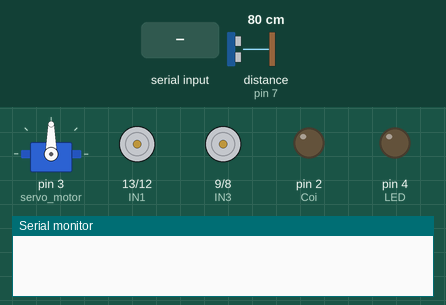
Recording of a sketch running on a simulated Arduino Uno, built with avr-gcc and run on an emulated ATmega328P. Parts: servo, motor-driver pin pairs drawn as motors (green arrow = first pin HIGH = forward, orange = second pin HIGH = backward, longer = more drive, scaled by the enable pin), output pins drawn as LEDs (lit = HIGH), the last lines printed to the serial monitor. Dashed ring = blinking. The test bench sets the inputs (shaded band); at power-on: distance to the obstacle (sensor on pin 7) 80 cm. The echo pulse lasts 58.3 µs per cm; pins used as bus, display or sensor lines are not drawn.

Above: at 3.2 s.
3.3 s: "TuDongTat" received over Serial
At 4.05 s:
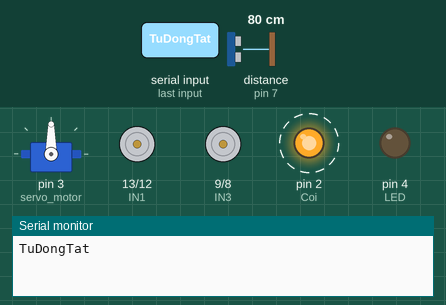
6.0 s: "TuDong" received over Serial
At 7.7 s:
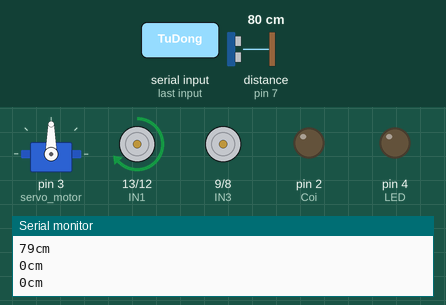
12.0 s: distance to the obstacle (sensor on pin 7) set to 44 cm
14.4 s: distance to the obstacle (sensor on pin 7) set to 38 cm
At 17.3 s:
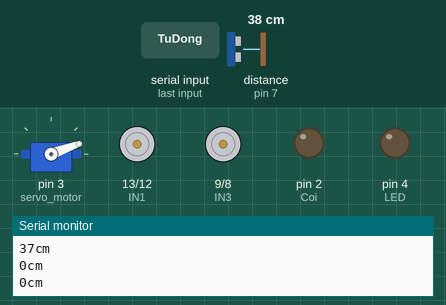
17.4 s: distance to the obstacle (sensor on pin 7) set to 43 cm
Timing chart, 0 to 21.4 s (numbered marks = the images above; inputs shaded):
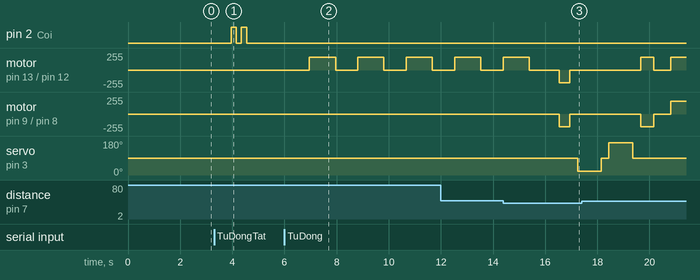

The sketch:

code.ino
```cpp
#include <Servo.h>

const int trigPin = 5;
const int echoPin = 7;

int IN1 = 13;
int IN2 = 12;
int ENA = 6;
int ENB = 11;
int IN3 = 9;
int IN4 = 8;

int LED = 4;
int Coi = 2;
int phu ;
#define maximumSpeed 190
#define maximum_distance 200
long duration;
int distance;
String readString;
Servo servo_motor;

void setup() {
  pinMode(trigPin, OUTPUT);
  pinMode(echoPin, INPUT);
  pinMode (ENA, OUTPUT);
  pinMode (ENB, OUTPUT);
  pinMode (IN1, OUTPUT);
  pinMode (IN2, OUTPUT);
  pinMode (IN3, OUTPUT);
  pinMode (IN4, OUTPUT);
  pinMode (LED, OUTPUT);
  pinMode (Coi, OUTPUT);
  Serial.begin(9600);
  servo_motor.attach(3);
  servo_motor.write(90);
  delay(2000);
}

void loop()
{
restart:
  while (Serial.available())
  {
    delay(50);
    char c = Serial.read();
    readString += c;
  }

  if (readString.length() > 0)
  {
    Serial.println(readString);
    if ((readString == "TuDongTat") || (readString == "TuDongTatTat") || (readString == "TuDongTatTatTat") || (readString == "TuDongTatTatTatTat") || (readString == "TuDongTatTatTatTatTat"))
    {
      phu = 0;
      delay(200);
      readString = "";
      digitalWrite(Coi, HIGH);
      delay(200);
      digitalWrite(Coi, LOW);
      delay(200);
      digitalWrite(Coi, HIGH);
      delay(200);
      digitalWrite(Coi, LOW);
      delay(200);
      Serial.println("phu = 0");
    }
    if (readString == "TuDong")
    {
      phu = 1;
      delay(50);
      Serial.println("phu = 1");
      delay (50);
    }
    ///////////////////////////////////////////////////
    if ((phu == 1) || (readString == "TuDong"))
    {
      digitalWrite(trigPin, LOW);
      delayMicroseconds(2);
      digitalWrite(trigPin, HIGH);
      delayMicroseconds(10);
      digitalWrite(trigPin, LOW);
      duration = pulseIn(echoPin, HIGH);
      distance = duration * 0.034 / 2;
      int distanceRight = 0;
      int distanceLeft = 0;
      delay(50);
      Serial.print(distance);
      Serial.println("cm");
      Serial.print(distanceRight);
      Serial.println("cm");
      Serial.print(distanceLeft);
      Serial.println("cm");
      delay(500);
      if (distance > 40)
      {
        TienLen();
        delay(1000);
        Dung();
        delay(200);
      }
      if (distance <= 40)
      {
        Dung();
        delay(300);
        LuiVe();
        delay(400);
        Dung();
        delay(300);
        distanceRight = lookRight();
        delay(300);
        distanceLeft = lookLeft();
        delay(300);
        if (distance >= distanceLeft)
        {
          rePhai();
          delay(500);
          Dung();
        }
        else {
          reTrai();
          delay(500);
          Dung();
        }
      }
      goto restart;

    }
    /////////////////////////////////////////////
    if (readString == "Tien")
    {
      TienLen();
    }

    if (readString == "Lui")
    {
      LuiVe();
    }

    if (readString == "Trai")
    {
      reTrai();
    }

    if (readString == "Phai")
    {
      rePhai();
    }

    if (readString == "Ngung")
    {
      Dung();
    }

    if (readString == "BatD")
    {
      digitalWrite (LED, HIGH);
    }

    if (readString == "TatD")
    {
      digitalWrite (LED, LOW);
    }

    if (readString == "Coi")
    {
      digitalWrite(Coi, HIGH);
    }

    if (readString == "TatCoi")
    {
      digitalWrite(Coi, LOW);
    }

    readString = "";
  }
}
int measure()
{
  digitalWrite(trigPin, LOW);
  delayMicroseconds(2);
  digitalWrite(trigPin, HIGH);
  delayMicroseconds(10);
  digitalWrite(trigPin, LOW);
  long duration = pulseIn(echoPin, HIGH);
  int distance = duration * 0.034 / 2;
  duration = pulseIn(echoPin, HIGH);
  distance = duration * 0.034 / 2;
  delay(300);
  return  distance;
}

int lookRight()
{
  servo_motor.write(20);
  delay(500);
  int  distance = measure();
  delay(100);
  servo_motor.write(90);
  return distance;
}

int lookLeft()
{
  servo_motor.write(170);
  delay(500);
  int  distance = measure();
  delay(100);
  servo_motor.write(90);
  return distance;
  delay(100);
}

void TienLen()
{
  digitalWrite(IN1, HIGH);
  digitalWrite(IN2, LOW);
  digitalWrite(IN3, HIGH);
  digitalWrite(IN4, LOW);

  for (int motorSpeed = 0; motorSpeed < maximumSpeed; motorSpeed++)
  {
    analogWrite(ENA, motorSpeed);
    //analogWrite(ENB, motorSpeed);
  }
}

void  LuiVe()
{
  digitalWrite(IN1, LOW);
  digitalWrite(IN2, HIGH);
  digitalWrite(IN3, LOW);
  digitalWrite(IN4, HIGH);

  for (int motorSpeed = 0; motorSpeed < maximumSpeed; motorSpeed++)
  {
    analogWrite(ENA, motorSpeed);
    analogWrite(ENB, motorSpeed);
  }
}

void reTrai()
{
  digitalWrite(IN1, HIGH);
  digitalWrite(IN2, LOW);
  digitalWrite(IN3, LOW);
  digitalWrite(IN4, HIGH);

  for (int motorSpeed = 0; motorSpeed < maximumSpeed; motorSpeed++)
  {
    analogWrite(ENA, motorSpeed);
    analogWrite(ENB, motorSpeed);
  }
}

void rePhai()
{
  digitalWrite(IN1, LOW);
  digitalWrite(IN2, HIGH);
  digitalWrite(IN3, HIGH);
  digitalWrite(IN4, LOW);

  for (int motorSpeed = 0; motorSpeed < maximumSpeed; motorSpeed++)
  {
    analogWrite(ENA, motorSpeed);
    analogWrite(ENB, motorSpeed);
  }
}

void Dung()
{
  digitalWrite(IN1, LOW);
  digitalWrite(IN2, LOW);
  digitalWrite(IN3, LOW);
  digitalWrite(IN4, LOW);
}
```

Measured:
- the behaviour switches between 42 and 41 cm on distance to the obstacle (sensor on pin 7) (found by bisection; images 2 and 3)
- after the input at 3.3 s, pin 2 (Coi): alternates HIGH for 0.20 s and LOW for 0.20 s, 4 changes in all, then stays LOW, starting after 0.65 s
- after the input at 6.0 s, motor on pin 13 (IN1) / pin 12 (IN2): alternates forward 189/255 for 1.0 s and stopped for 0.86 s, starting after 0.96 s
- after the input at 14.4 s, motor on pin 9 (IN3) / pin 8 (IN4): stopped → backward 189/255 after 2.1 s, → stopped 0.40 s later; servo on pin 3 (servo_motor): 90° → 20° after 2.8 s
